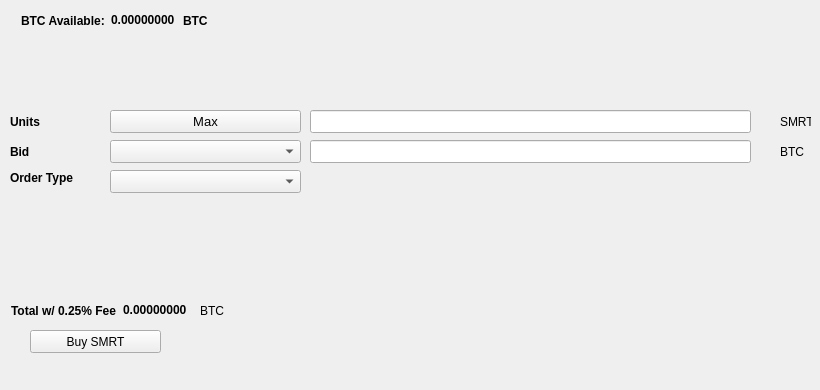
   <widget class="QWidget" name="BuyTab">
    <attribute name="title">
     <string>Buy</string>
    </attribute>
    <widget class="QPushButton" name="BuySMRT">
     <property name="geometry">
      <rect>
       <x>30</x>
       <y>330</y>
       <width>131</width>
       <height>23</height>
      </rect>
     </property>
     <property name="text">
      <string>Buy SMRT</string>
     </property>
     <property name="icon">
      <iconset resource="../smrt.qrc">
       <normaloff>:/icons/bitcoin</normaloff>:/icons/bitcoin</iconset>
     </property>
    </widget>
    <widget class="QLabel" name="label_3">
     <property name="geometry">
      <rect>
       <x>10</x>
       <y>110</y>
       <width>46</width>
       <height>23</height>
      </rect>
     </property>
     <property name="font">
      <font>
       <weight>75</weight>
       <bold>true</bold>
      </font>
     </property>
     <property name="text">
      <string>Units</string>
     </property>
    </widget>
    <widget class="QLineEdit" name="UnitsInput">
     <property name="geometry">
      <rect>
       <x>310</x>
       <y>110</y>
       <width>441</width>
       <height>23</height>
      </rect>
     </property>
     <property name="font">
      <font>
       <pointsize>9</pointsize>
       <weight>75</weight>
       <bold>true</bold>
      </font>
     </property>
    </widget>
    <widget class="QLineEdit" name="BuyBidPriceEdit">
     <property name="geometry">
      <rect>
       <x>310</x>
       <y>140</y>
       <width>441</width>
       <height>23</height>
      </rect>
     </property>
     <property name="font">
      <font>
       <pointsize>9</pointsize>
       <weight>75</weight>
       <bold>true</bold>
      </font>
     </property>
    </widget>
    <widget class="QLabel" name="label_4">
     <property name="geometry">
      <rect>
       <x>780</x>
       <y>110</y>
       <width>31</width>
       <height>23</height>
      </rect>
     </property>
     <property name="text">
      <string>SMRT</string>
     </property>
    </widget>
    <widget class="QLabel" name="label_5">
     <property name="geometry">
      <rect>
       <x>780</x>
       <y>140</y>
       <width>31</width>
       <height>23</height>
      </rect>
     </property>
     <property name="text">
      <string>BTC</string>
     </property>
    </widget>
    <widget class="QLabel" name="label_6">
     <property name="geometry">
      <rect>
       <x>10</x>
       <y>140</y>
       <width>46</width>
       <height>23</height>
      </rect>
     </property>
     <property name="font">
      <font>
       <weight>75</weight>
       <bold>true</bold>
      </font>
     </property>
     <property name="text">
      <string>Bid</string>
     </property>
    </widget>
    <widget class="QLabel" name="label_7">
     <property name="geometry">
      <rect>
       <x>10</x>
       <y>170</y>
       <width>91</width>
       <height>16</height>
      </rect>
     </property>
     <property name="font">
      <font>
       <weight>75</weight>
       <bold>true</bold>
      </font>
     </property>
     <property name="text">
      <string>Order Type</string>
     </property>
    </widget>
    <widget class="QPushButton" name="Buy_Max_Amount">
     <property name="geometry">
      <rect>
       <x>110</x>
       <y>110</y>
       <width>191</width>
       <height>23</height>
      </rect>
     </property>
     <property name="font">
      <font>
       <pointsize>10</pointsize>
      </font>
     </property>
     <property name="text">
      <string>Max</string>
     </property>
    </widget>
    <widget class="QComboBox" name="BuyBidcomboBox">
     <property name="geometry">
      <rect>
       <x>110</x>
       <y>140</y>
       <width>191</width>
       <height>23</height>
      </rect>
     </property>
     <property name="font">
      <font>
       <pointsize>10</pointsize>
      </font>
     </property>
    </widget>
    <widget class="QComboBox" name="buyOrdertypeCombo">
     <property name="geometry">
      <rect>
       <x>110</x>
       <y>170</y>
       <width>191</width>
       <height>23</height>
      </rect>
     </property>
     <property name="font">
      <font>
       <pointsize>10</pointsize>
      </font>
     </property>
    </widget>
    <widget class="QWidget" name="layoutWidget1">
     <property name="geometry">
      <rect>
       <x>21</x>
       <y>11</y>
       <width>227</width>
       <height>19</height>
      </rect>
     </property>
     <layout class="QHBoxLayout" name="horizontalLayout_3">
      <item>
       <widget class="QLabel" name="label232">
        <property name="font">
         <font>
          <weight>75</weight>
          <bold>true</bold>
         </font>
        </property>
        <property name="text">
         <string>BTC Available:</string>
        </property>
       </widget>
      </item>
      <item>
       <widget class="QLabel" name="BtcAvailableLbl">
        <property name="palette">
         <palette>
          <active>
           <colorrole role="WindowText">
            <brush brushstyle="SolidPattern">
             <color alpha="255">
              <red>0</red>
              <green>0</green>
              <blue>0</blue>
             </color>
            </brush>
           </colorrole>
           <colorrole role="Button">
            <brush brushstyle="SolidPattern">
             <color alpha="255">
              <red>0</red>
              <green>170</green>
              <blue>0</blue>
             </color>
            </brush>
           </colorrole>
           <colorrole role="Light">
            <brush brushstyle="SolidPattern">
             <color alpha="255">
              <red>0</red>
              <green>255</green>
              <blue>0</blue>
             </color>
            </brush>
           </colorrole>
           <colorrole role="Midlight">
            <brush brushstyle="SolidPattern">
             <color alpha="255">
              <red>0</red>
              <green>212</green>
              <blue>0</blue>
             </color>
            </brush>
           </colorrole>
           <colorrole role="Dark">
            <brush brushstyle="SolidPattern">
             <color alpha="255">
              <red>0</red>
              <green>85</green>
              <blue>0</blue>
             </color>
            </brush>
           </colorrole>
           <colorrole role="Mid">
            <brush brushstyle="SolidPattern">
             <color alpha="255">
              <red>0</red>
              <green>113</green>
              <blue>0</blue>
             </color>
            </brush>
           </colorrole>
           <colorrole role="Text">
            <brush brushstyle="SolidPattern">
             <color alpha="255">
              <red>0</red>
              <green>170</green>
              <blue>0</blue>
             </color>
            </brush>
           </colorrole>
           <colorrole role="BrightText">
            <brush brushstyle="SolidPattern">
             <color alpha="255">
              <red>255</red>
              <green>255</green>
              <blue>255</blue>
             </color>
            </brush>
           </colorrole>
           <colorrole role="ButtonText">
            <brush brushstyle="SolidPattern">
             <color alpha="255">
              <red>0</red>
              <green>0</green>
              <blue>0</blue>
             </color>
            </brush>
           </colorrole>
           <colorrole role="Base">
            <brush brushstyle="SolidPattern">
             <color alpha="255">
              <red>255</red>
              <green>255</green>
              <blue>255</blue>
             </color>
            </brush>
           </colorrole>
           <colorrole role="Window">
            <brush brushstyle="SolidPattern">
             <color alpha="255">
              <red>0</red>
              <green>170</green>
              <blue>0</blue>
             </color>
            </brush>
           </colorrole>
           <colorrole role="Shadow">
            <brush brushstyle="SolidPattern">
             <color alpha="255">
              <red>0</red>
              <green>0</green>
              <blue>0</blue>
             </color>
            </brush>
           </colorrole>
           <colorrole role="AlternateBase">
            <brush brushstyle="SolidPattern">
             <color alpha="255">
              <red>127</red>
              <green>212</green>
              <blue>127</blue>
             </color>
            </brush>
           </colorrole>
           <colorrole role="ToolTipBase">
            <brush brushstyle="SolidPattern">
             <color alpha="255">
              <red>255</red>
              <green>255</green>
              <blue>220</blue>
             </color>
            </brush>
           </colorrole>
           <colorrole role="ToolTipText">
            <brush brushstyle="SolidPattern">
             <color alpha="255">
              <red>0</red>
              <green>0</green>
              <blue>0</blue>
             </color>
            </brush>
           </colorrole>
          </active>
          <inactive>
           <colorrole role="WindowText">
            <brush brushstyle="SolidPattern">
             <color alpha="255">
              <red>0</red>
              <green>0</green>
              <blue>0</blue>
             </color>
            </brush>
           </colorrole>
           <colorrole role="Button">
            <brush brushstyle="SolidPattern">
             <color alpha="255">
              <red>0</red>
              <green>170</green>
              <blue>0</blue>
             </color>
            </brush>
           </colorrole>
           <colorrole role="Light">
            <brush brushstyle="SolidPattern">
             <color alpha="255">
              <red>0</red>
              <green>255</green>
              <blue>0</blue>
             </color>
            </brush>
           </colorrole>
           <colorrole role="Midlight">
            <brush brushstyle="SolidPattern">
             <color alpha="255">
              <red>0</red>
              <green>212</green>
              <blue>0</blue>
             </color>
            </brush>
           </colorrole>
           <colorrole role="Dark">
            <brush brushstyle="SolidPattern">
             <color alpha="255">
              <red>0</red>
              <green>85</green>
              <blue>0</blue>
             </color>
            </brush>
           </colorrole>
           <colorrole role="Mid">
            <brush brushstyle="SolidPattern">
             <color alpha="255">
              <red>0</red>
              <green>113</green>
              <blue>0</blue>
             </color>
            </brush>
           </colorrole>
           <colorrole role="Text">
            <brush brushstyle="SolidPattern">
             <color alpha="255">
              <red>0</red>
              <green>170</green>
              <blue>0</blue>
             </color>
            </brush>
           </colorrole>
           <colorrole role="BrightText">
            <brush brushstyle="SolidPattern">
             <color alpha="255">
              <red>255</red>
              <green>255</green>
              <blue>255</blue>
             </color>
            </brush>
           </colorrole>
           <colorrole role="ButtonText">
            <brush brushstyle="SolidPattern">
             <color alpha="255">
              <red>0</red>
              <green>0</green>
              <blue>0</blue>
             </color>
            </brush>
           </colorrole>
           <colorrole role="Base">
            <brush brushstyle="SolidPattern">
             <color alpha="255">
              <red>255</red>
              <green>255</green>
              <blue>255</blue>
             </color>
            </brush>
           </colorrole>
           <colorrole role="Window">
            <brush brushstyle="SolidPattern">
             <color alpha="255">
              <red>0</red>
              <green>170</green>
              <blue>0</blue>
             </color>
            </brush>
           </colorrole>
           <colorrole role="Shadow">
            <brush brushstyle="SolidPattern">
             <color alpha="255">
              <red>0</red>
              <green>0</green>
              <blue>0</blue>
             </color>
            </brush>
           </colorrole>
           <colorrole role="AlternateBase">
            <brush brushstyle="SolidPattern">
             <color alpha="255">
              <red>127</red>
              <green>212</green>
              <blue>127</blue>
             </color>
            </brush>
           </colorrole>
           <colorrole role="ToolTipBase">
            <brush brushstyle="SolidPattern">
             <color alpha="255">
              <red>255</red>
              <green>255</green>
              <blue>220</blue>
             </color>
            </brush>
           </colorrole>
           <colorrole role="ToolTipText">
            <brush brushstyle="SolidPattern">
             <color alpha="255">
              <red>0</red>
              <green>0</green>
              <blue>0</blue>
             </color>
            </brush>
           </colorrole>
          </inactive>
          <disabled>
           <colorrole role="WindowText">
            <brush brushstyle="SolidPattern">
             <color alpha="255">
              <red>0</red>
              <green>85</green>
              <blue>0</blue>
             </color>
            </brush>
           </colorrole>
           <colorrole role="Button">
            <brush brushstyle="SolidPattern">
             <color alpha="255">
              <red>0</red>
              <green>170</green>
              <blue>0</blue>
             </color>
            </brush>
           </colorrole>
           <colorrole role="Light">
            <brush brushstyle="SolidPattern">
             <color alpha="255">
              <red>0</red>
              <green>255</green>
              <blue>0</blue>
             </color>
            </brush>
           </colorrole>
           <colorrole role="Midlight">
            <brush brushstyle="SolidPattern">
             <color alpha="255">
              <red>0</red>
              <green>212</green>
              <blue>0</blue>
             </color>
            </brush>
           </colorrole>
           <colorrole role="Dark">
            <brush brushstyle="SolidPattern">
             <color alpha="255">
              <red>0</red>
              <green>85</green>
              <blue>0</blue>
             </color>
            </brush>
           </colorrole>
           <colorrole role="Mid">
            <brush brushstyle="SolidPattern">
             <color alpha="255">
              <red>0</red>
              <green>113</green>
              <blue>0</blue>
             </color>
            </brush>
           </colorrole>
           <colorrole role="Text">
            <brush brushstyle="SolidPattern">
             <color alpha="255">
              <red>0</red>
              <green>85</green>
              <blue>0</blue>
             </color>
            </brush>
           </colorrole>
           <colorrole role="BrightText">
            <brush brushstyle="SolidPattern">
             <color alpha="255">
              <red>255</red>
              <green>255</green>
              <blue>255</blue>
             </color>
            </brush>
           </colorrole>
           <colorrole role="ButtonText">
            <brush brushstyle="SolidPattern">
             <color alpha="255">
              <red>0</red>
              <green>85</green>
              <blue>0</blue>
             </color>
            </brush>
           </colorrole>
           <colorrole role="Base">
            <brush brushstyle="SolidPattern">
             <color alpha="255">
              <red>0</red>
              <green>170</green>
              <blue>0</blue>
             </color>
            </brush>
           </colorrole>
           <colorrole role="Window">
            <brush brushstyle="SolidPattern">
             <color alpha="255">
              <red>0</red>
              <green>170</green>
              <blue>0</blue>
             </color>
            </brush>
           </colorrole>
           <colorrole role="Shadow">
            <brush brushstyle="SolidPattern">
             <color alpha="255">
              <red>0</red>
              <green>0</green>
              <blue>0</blue>
             </color>
            </brush>
           </colorrole>
           <colorrole role="AlternateBase">
            <brush brushstyle="SolidPattern">
             <color alpha="255">
              <red>0</red>
              <green>170</green>
              <blue>0</blue>
             </color>
            </brush>
           </colorrole>
           <colorrole role="ToolTipBase">
            <brush brushstyle="SolidPattern">
             <color alpha="255">
              <red>255</red>
              <green>255</green>
              <blue>220</blue>
             </color>
            </brush>
           </colorrole>
           <colorrole role="ToolTipText">
            <brush brushstyle="SolidPattern">
             <color alpha="255">
              <red>0</red>
              <green>0</green>
              <blue>0</blue>
             </color>
            </brush>
           </colorrole>
          </disabled>
         </palette>
        </property>
        <property name="font">
         <font>
          <weight>75</weight>
          <bold>true</bold>
         </font>
        </property>
        <property name="text">
         <string>0.00000000</string>
        </property>
        <property name="textInteractionFlags">
         <set>Qt::LinksAccessibleByMouse|Qt::TextSelectableByKeyboard|Qt::TextSelectableByMouse</set>
        </property>
       </widget>
      </item>
      <item>
       <widget class="QLabel" name="BtcAvailableLbl_2">
        <property name="font">
         <font>
          <weight>75</weight>
          <bold>true</bold>
         </font>
        </property>
        <property name="text">
         <string>BTC</string>
        </property>
       </widget>
      </item>
     </layout>
    </widget>
    <widget class="QWidget" name="layoutWidge2">
     <property name="geometry">
      <rect>
       <x>11</x>
       <y>301</y>
       <width>259</width>
       <height>19</height>
      </rect>
     </property>
     <layout class="QHBoxLayout" name="horizontalLayout_4">
      <item>
       <widget class="QLabel" name="label_9">
        <property name="font">
         <font>
          <weight>75</weight>
          <bold>true</bold>
         </font>
        </property>
        <property name="text">
         <string>Total w/ 0.25% Fee</string>
        </property>
       </widget>
      </item>
      <item>
       <widget class="QLabel" name="BuyCostLabel">
        <property name="palette">
         <palette>
          <active>
           <colorrole role="WindowText">
            <brush brushstyle="SolidPattern">
             <color alpha="255">
              <red>0</red>
              <green>0</green>
              <blue>0</blue>
             </color>
            </brush>
           </colorrole>
           <colorrole role="Button">
            <brush brushstyle="SolidPattern">
             <color alpha="255">
              <red>0</red>
              <green>170</green>
              <blue>0</blue>
             </color>
            </brush>
           </colorrole>
           <colorrole role="Light">
            <brush brushstyle="SolidPattern">
             <color alpha="255">
              <red>0</red>
              <green>255</green>
              <blue>0</blue>
             </color>
            </brush>
           </colorrole>
           <colorrole role="Midlight">
            <brush brushstyle="SolidPattern">
             <color alpha="255">
              <red>0</red>
              <green>212</green>
              <blue>0</blue>
             </color>
            </brush>
           </colorrole>
           <colorrole role="Dark">
            <brush brushstyle="SolidPattern">
             <color alpha="255">
              <red>0</red>
              <green>85</green>
              <blue>0</blue>
             </color>
            </brush>
           </colorrole>
           <colorrole role="Mid">
            <brush brushstyle="SolidPattern">
             <color alpha="255">
              <red>0</red>
              <green>113</green>
              <blue>0</blue>
             </color>
            </brush>
           </colorrole>
           <colorrole role="Text">
            <brush brushstyle="SolidPattern">
             <color alpha="255">
              <red>0</red>
              <green>170</green>
              <blue>0</blue>
             </color>
            </brush>
           </colorrole>
           <colorrole role="BrightText">
            <brush brushstyle="SolidPattern">
             <color alpha="255">
              <red>255</red>
              <green>255</green>
              <blue>255</blue>
             </color>
            </brush>
           </colorrole>
           <colorrole role="ButtonText">
            <brush brushstyle="SolidPattern">
             <color alpha="255">
              <red>0</red>
              <green>0</green>
              <blue>0</blue>
             </color>
            </brush>
           </colorrole>
           <colorrole role="Base">
            <brush brushstyle="SolidPattern">
             <color alpha="255">
              <red>255</red>
              <green>255</green>
              <blue>255</blue>
             </color>
            </brush>
           </colorrole>
           <colorrole role="Window">
            <brush brushstyle="SolidPattern">
             <color alpha="255">
              <red>0</red>
              <green>170</green>
              <blue>0</blue>
             </color>
            </brush>
           </colorrole>
           <colorrole role="Shadow">
            <brush brushstyle="SolidPattern">
             <color alpha="255">
              <red>0</red>
              <green>0</green>
              <blue>0</blue>
             </color>
            </brush>
           </colorrole>
           <colorrole role="AlternateBase">
            <brush brushstyle="SolidPattern">
             <color alpha="255">
              <red>127</red>
              <green>212</green>
              <blue>127</blue>
             </color>
            </brush>
           </colorrole>
           <colorrole role="ToolTipBase">
            <brush brushstyle="SolidPattern">
             <color alpha="255">
              <red>255</red>
              <green>255</green>
              <blue>220</blue>
             </color>
            </brush>
           </colorrole>
           <colorrole role="ToolTipText">
            <brush brushstyle="SolidPattern">
             <color alpha="255">
              <red>0</red>
              <green>0</green>
              <blue>0</blue>
             </color>
            </brush>
           </colorrole>
          </active>
          <inactive>
           <colorrole role="WindowText">
            <brush brushstyle="SolidPattern">
             <color alpha="255">
              <red>0</red>
              <green>0</green>
              <blue>0</blue>
             </color>
            </brush>
           </colorrole>
           <colorrole role="Button">
            <brush brushstyle="SolidPattern">
             <color alpha="255">
              <red>0</red>
              <green>170</green>
              <blue>0</blue>
             </color>
            </brush>
           </colorrole>
           <colorrole role="Light">
            <brush brushstyle="SolidPattern">
             <color alpha="255">
              <red>0</red>
              <green>255</green>
              <blue>0</blue>
             </color>
            </brush>
           </colorrole>
           <colorrole role="Midlight">
            <brush brushstyle="SolidPattern">
             <color alpha="255">
              <red>0</red>
              <green>212</green>
              <blue>0</blue>
             </color>
            </brush>
           </colorrole>
           <colorrole role="Dark">
            <brush brushstyle="SolidPattern">
             <color alpha="255">
              <red>0</red>
              <green>85</green>
              <blue>0</blue>
             </color>
            </brush>
           </colorrole>
           <colorrole role="Mid">
            <brush brushstyle="SolidPattern">
             <color alpha="255">
              <red>0</red>
              <green>113</green>
              <blue>0</blue>
             </color>
            </brush>
           </colorrole>
           <colorrole role="Text">
            <brush brushstyle="SolidPattern">
             <color alpha="255">
              <red>0</red>
              <green>170</green>
              <blue>0</blue>
             </color>
            </brush>
           </colorrole>
           <colorrole role="BrightText">
            <brush brushstyle="SolidPattern">
             <color alpha="255">
              <red>255</red>
              <green>255</green>
              <blue>255</blue>
             </color>
            </brush>
           </colorrole>
           <colorrole role="ButtonText">
            <brush brushstyle="SolidPattern">
             <color alpha="255">
              <red>0</red>
              <green>0</green>
              <blue>0</blue>
             </color>
            </brush>
           </colorrole>
           <colorrole role="Base">
            <brush brushstyle="SolidPattern">
             <color alpha="255">
              <red>255</red>
              <green>255</green>
              <blue>255</blue>
             </color>
            </brush>
           </colorrole>
           <colorrole role="Window">
            <brush brushstyle="SolidPattern">
             <color alpha="255">
              <red>0</red>
              <green>170</green>
              <blue>0</blue>
             </color>
            </brush>
           </colorrole>
           <colorrole role="Shadow">
            <brush brushstyle="SolidPattern">
             <color alpha="255">
              <red>0</red>
              <green>0</green>
              <blue>0</blue>
             </color>
            </brush>
           </colorrole>
           <colorrole role="AlternateBase">
            <brush brushstyle="SolidPattern">
             <color alpha="255">
              <red>127</red>
              <green>212</green>
              <blue>127</blue>
             </color>
            </brush>
           </colorrole>
           <colorrole role="ToolTipBase">
            <brush brushstyle="SolidPattern">
             <color alpha="255">
              <red>255</red>
              <green>255</green>
              <blue>220</blue>
             </color>
            </brush>
           </colorrole>
           <colorrole role="ToolTipText">
            <brush brushstyle="SolidPattern">
             <color alpha="255">
              <red>0</red>
              <green>0</green>
              <blue>0</blue>
             </color>
            </brush>
           </colorrole>
          </inactive>
          <disabled>
           <colorrole role="WindowText">
            <brush brushstyle="SolidPattern">
             <color alpha="255">
              <red>0</red>
              <green>85</green>
              <blue>0</blue>
             </color>
            </brush>
           </colorrole>
           <colorrole role="Button">
            <brush brushstyle="SolidPattern">
             <color alpha="255">
              <red>0</red>
              <green>170</green>
              <blue>0</blue>
             </color>
            </brush>
           </colorrole>
           <colorrole role="Light">
            <brush brushstyle="SolidPattern">
             <color alpha="255">
              <red>0</red>
              <green>255</green>
              <blue>0</blue>
             </color>
            </brush>
           </colorrole>
           <colorrole role="Midlight">
            <brush brushstyle="SolidPattern">
             <color alpha="255">
              <red>0</red>
              <green>212</green>
              <blue>0</blue>
             </color>
            </brush>
           </colorrole>
           <colorrole role="Dark">
            <brush brushstyle="SolidPattern">
             <color alpha="255">
              <red>0</red>
              <green>85</green>
              <blue>0</blue>
             </color>
            </brush>
           </colorrole>
           <colorrole role="Mid">
            <brush brushstyle="SolidPattern">
             <color alpha="255">
              <red>0</red>
              <green>113</green>
              <blue>0</blue>
             </color>
            </brush>
           </colorrole>
           <colorrole role="Text">
            <brush brushstyle="SolidPattern">
             <color alpha="255">
              <red>0</red>
              <green>85</green>
              <blue>0</blue>
             </color>
            </brush>
           </colorrole>
           <colorrole role="BrightText">
            <brush brushstyle="SolidPattern">
             <color alpha="255">
              <red>255</red>
              <green>255</green>
              <blue>255</blue>
             </color>
            </brush>
           </colorrole>
           <colorrole role="ButtonText">
            <brush brushstyle="SolidPattern">
             <color alpha="255">
              <red>0</red>
              <green>85</green>
              <blue>0</blue>
             </color>
            </brush>
           </colorrole>
           <colorrole role="Base">
            <brush brushstyle="SolidPattern">
             <color alpha="255">
              <red>0</red>
              <green>170</green>
              <blue>0</blue>
             </color>
            </brush>
           </colorrole>
           <colorrole role="Window">
            <brush brushstyle="SolidPattern">
             <color alpha="255">
              <red>0</red>
              <green>170</green>
              <blue>0</blue>
             </color>
            </brush>
           </colorrole>
           <colorrole role="Shadow">
            <brush brushstyle="SolidPattern">
             <color alpha="255">
              <red>0</red>
              <green>0</green>
              <blue>0</blue>
             </color>
            </brush>
           </colorrole>
           <colorrole role="AlternateBase">
            <brush brushstyle="SolidPattern">
             <color alpha="255">
              <red>0</red>
              <green>170</green>
              <blue>0</blue>
             </color>
            </brush>
           </colorrole>
           <colorrole role="ToolTipBase">
            <brush brushstyle="SolidPattern">
             <color alpha="255">
              <red>255</red>
              <green>255</green>
              <blue>220</blue>
             </color>
            </brush>
           </colorrole>
           <colorrole role="ToolTipText">
            <brush brushstyle="SolidPattern">
             <color alpha="255">
              <red>0</red>
              <green>0</green>
              <blue>0</blue>
             </color>
            </brush>
           </colorrole>
          </disabled>
         </palette>
        </property>
        <property name="font">
         <font>
          <weight>75</weight>
          <bold>true</bold>
         </font>
        </property>
        <property name="autoFillBackground">
         <bool>false</bool>
        </property>
        <property name="text">
         <string>0.00000000</string>
        </property>
        <property name="textInteractionFlags">
         <set>Qt::LinksAccessibleByMouse|Qt::TextSelectableByMouse</set>
        </property>
       </widget>
      </item>
      <item>
       <widget class="QLabel" name="label_10">
        <property name="font">
         <font>
          <weight>50</weight>
          <bold>false</bold>
         </font>
        </property>
        <property name="text">
         <string>BTC</string>
        </property>
       </widget>
      </item>
     </layout>
    </widget>
    <widget class="QLabel" name="label_24">
     <property name="geometry">
      <rect>
       <x>460</x>
       <y>300</y>
       <width>281</width>
       <height>81</height>
      </rect>
     </property>
     <property name="text">
      <string/>
     </property>
     <property name="pixmap">
      <pixmap>:/images/bittrex</pixmap>
     </property>
    </widget>
   </widget>
